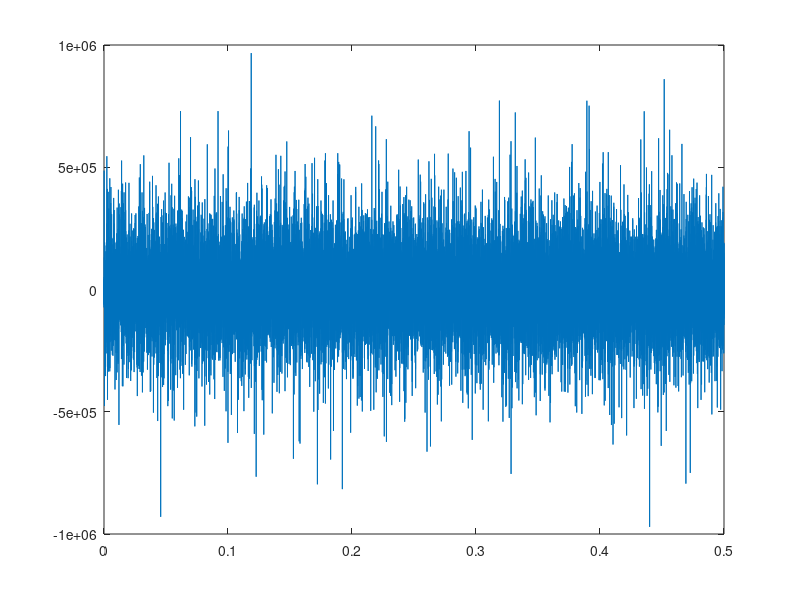

MATLAB code to generate this figure:
%% Periodograms

clear all, close all, clc;

N = 100000;

n = 0:1:N-1;

x = random ('norm', 0,1, 1, N);

x_sampled = x(N/4:3/4*N-1);

P = (fft(x)).^2;
P_pos = P(1:N/2+1);

f = 1/N * (0:N/2);

plot (f, P_pos);

